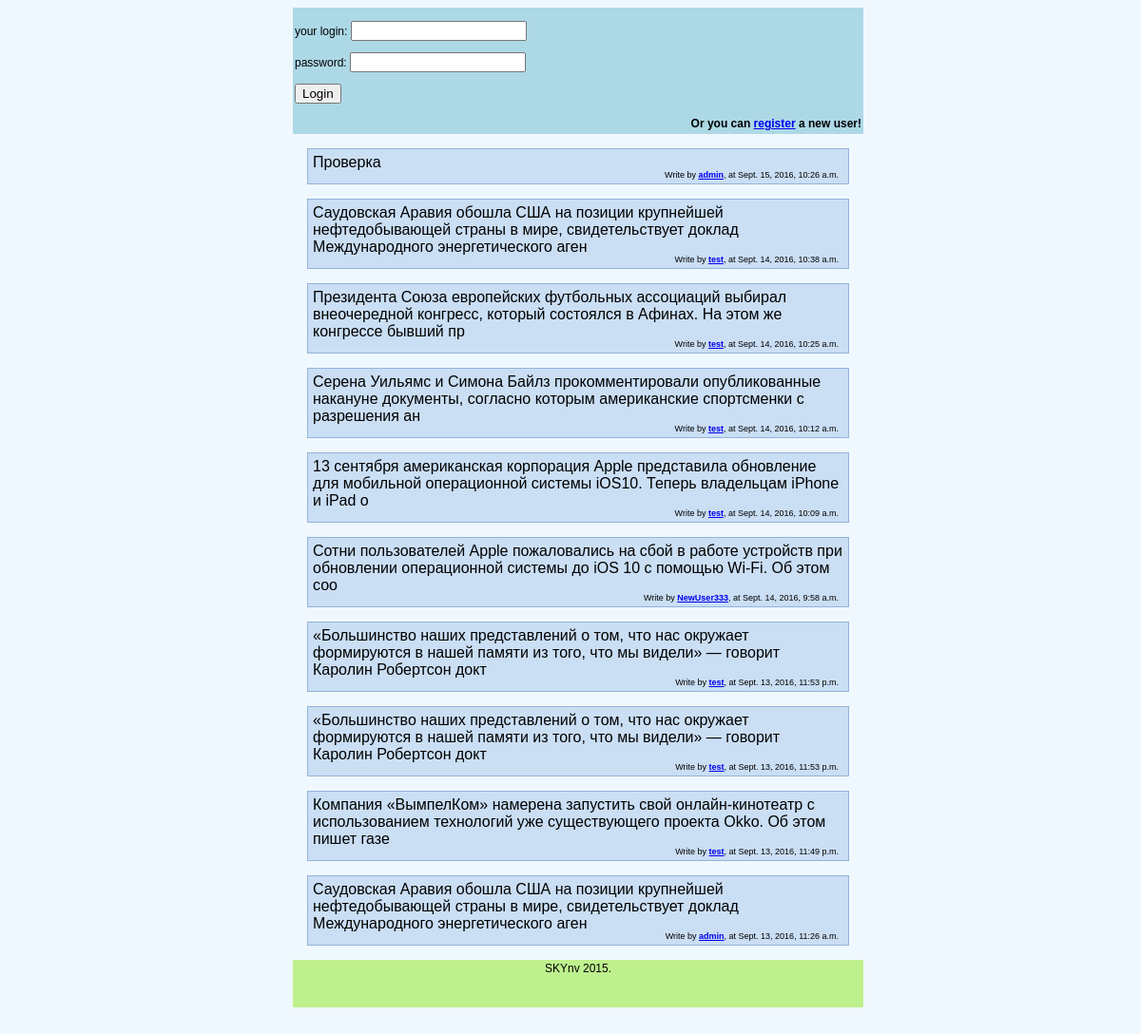
/, run on an earlier commit of the app's database.
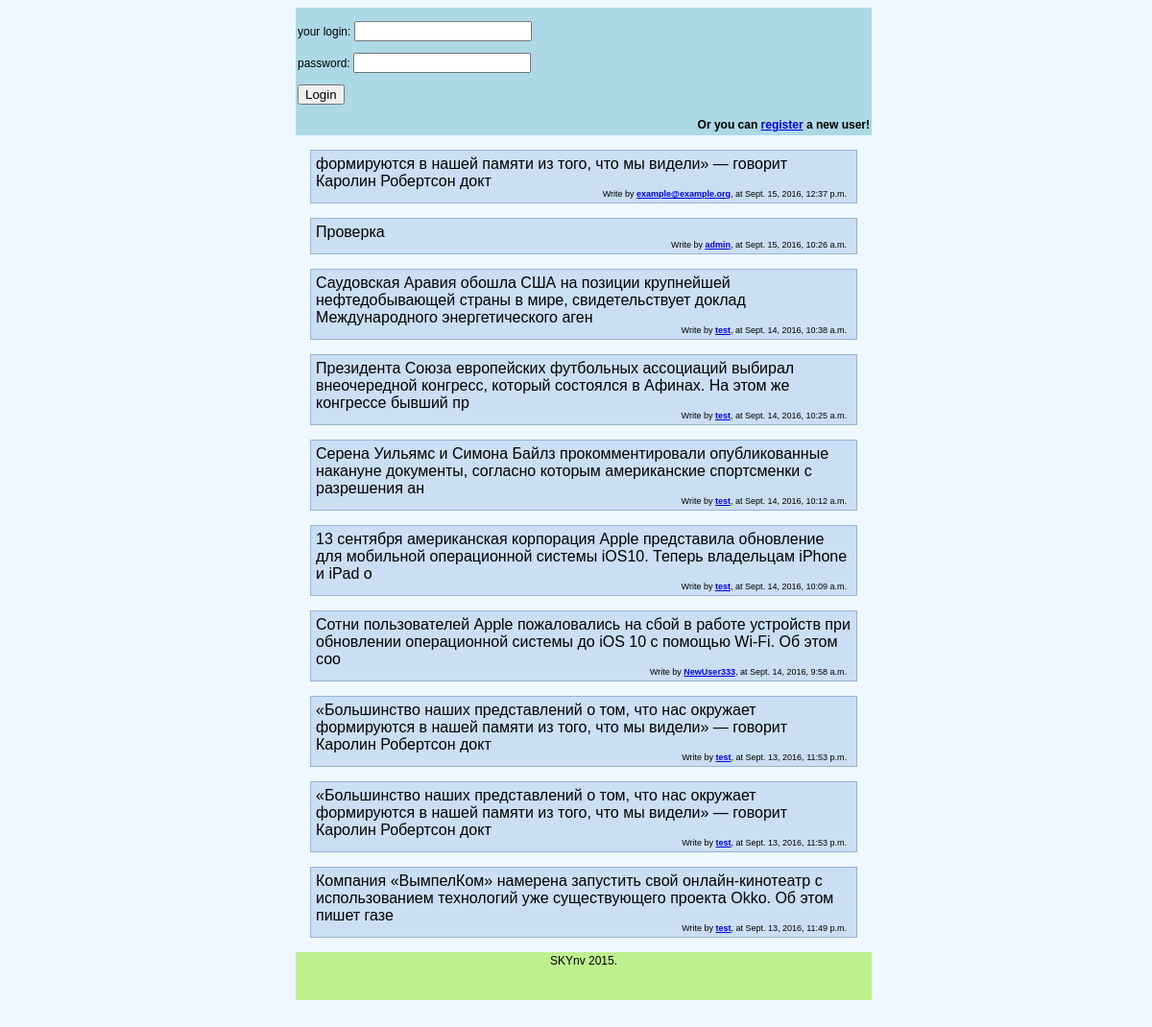
And on a later commit of the database.
### mblog/models.py (models this page shows, shortened)
class UserPost(models.Model):
    post_text = models.TextField(max_length=140)
    post_user = models.ForeignKey(User, null=True, related_name='+')
    post_date = models.DateTimeField()

### mblog/views.py (the view, shortened to what this page needs)
# urls.py: url(r'^$', views.index, name="index"),
def index(request):
    user = request.user
    last_post = UserPost.objects.order_by('-post_date')[:10]
    if user.is_authenticated:
        postform = PostForm()
        context_dict = {'user': user, 'form': postform, 'last_post': last_post}
    else:
        lform = LoginForm()
        context_dict = {'user': user, 'last_post': last_post, 'lform': lform}
    return render(request, 'mblog/index.html', context_dict)

### mblog/forms.py (shortened to what this page needs)
class LoginForm(forms.Form):
    user_login = forms.CharField(label="your login")
    user_password = forms.CharField(widget=forms.PasswordInput, label="password", min_length=6, max_length=30)

### templates/mblog/index.html (shortened to what this page needs)
{% extends "mblog/base.html" %}
{% block content %}
    {% for post in last_post %}
        <div class="comment">
            {{ post.post_text }}
            <div class="info"> Write by <b><a href="/{{ post.post_user }}">{{ post.post_user }}</a></b>, at {{ post.post_date }} </div>
        </div>
    {% endfor %}
{% endblock %}

### templates/mblog/base.html (shortened to what this page needs)
<html>
<head>
</head>
<body>
<div class="wrapper">
    <header class="header">
        {% block header %}
            <div>
            {% if not user.is_authenticated %}
        <form action="" method="post">
            {{ lform.as_p }}
            <p><input type="submit" value="Login"></p>
        </form>
                </div>
                <div align="right">
                <b>Or you can <a href="/_reg">register</a> a new user!</b>
                </div>
    {% else %}
        <h3><p>Hi, {{ user.username }}! <a href="/_exit"><b>Logout</b></a></p><h3>
    {% endif %}
        {% endblock %}
    </header>
    <main class="content">
        {% block content %}
        {% endblock %}
    </main>
</div>
<footer class="footer">
    {% block footer %}
        SKYnv 2015.
    {% endblock %}
</footer>
</body>
</html>

What changed in the data, as far as the page shows it:
no longer on this page (row unchanged): UserPost: post_text "Саудовская Аравия обошла США на позиции крупнейшей нефтедобывающей страны в мире, свидетельствует доклад Международного энергетического аген", post_user "admin", post_date "Sept. 13, 2016, 11:26 a.m."
added UserPost: post_text "формируются в нашей памяти из того, что мы видели» — говорит Каролин Робертсон докт", post_user "example@example.org", post_date "Sept. 15, 2016, 12:37 p.m."
